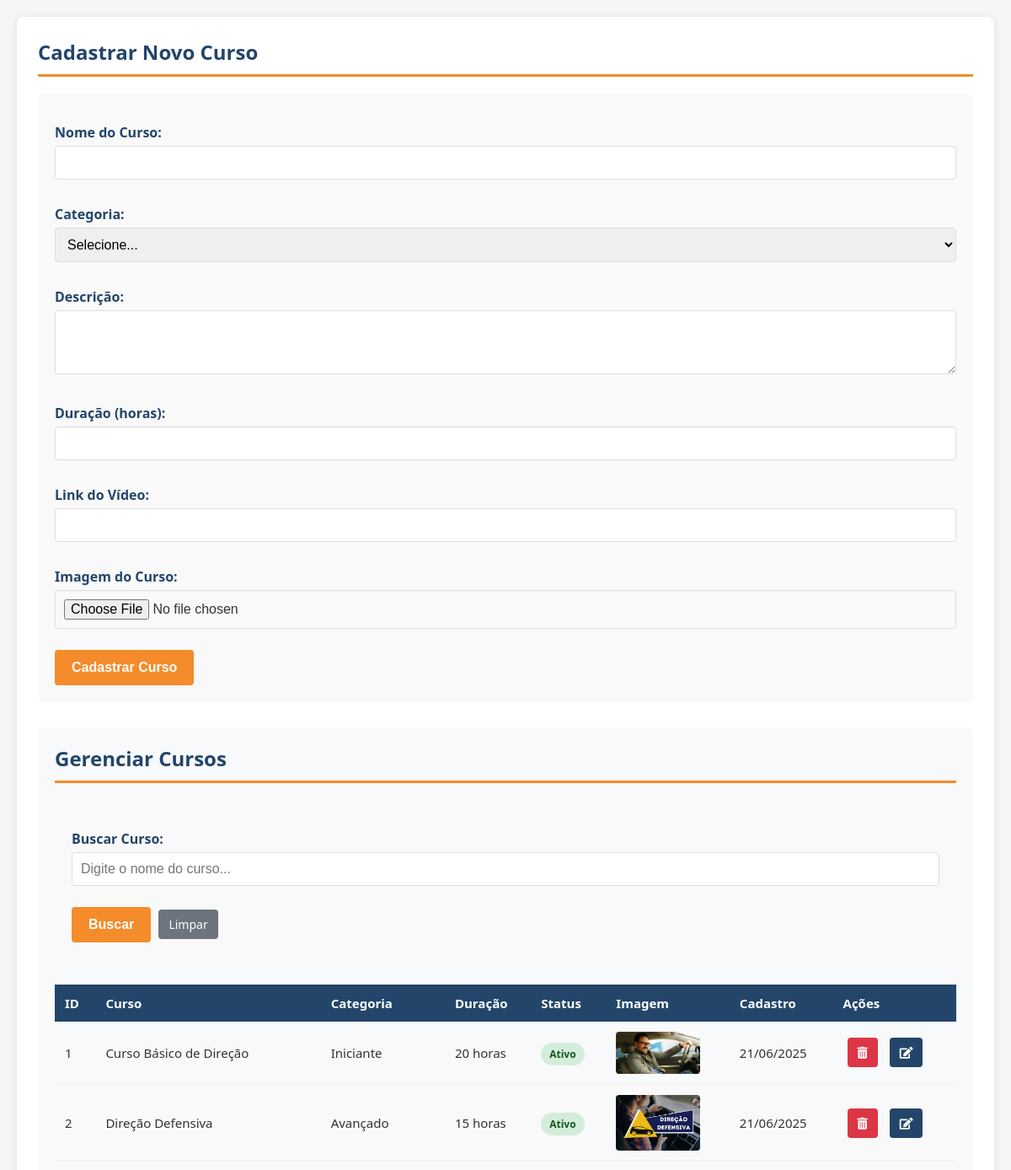
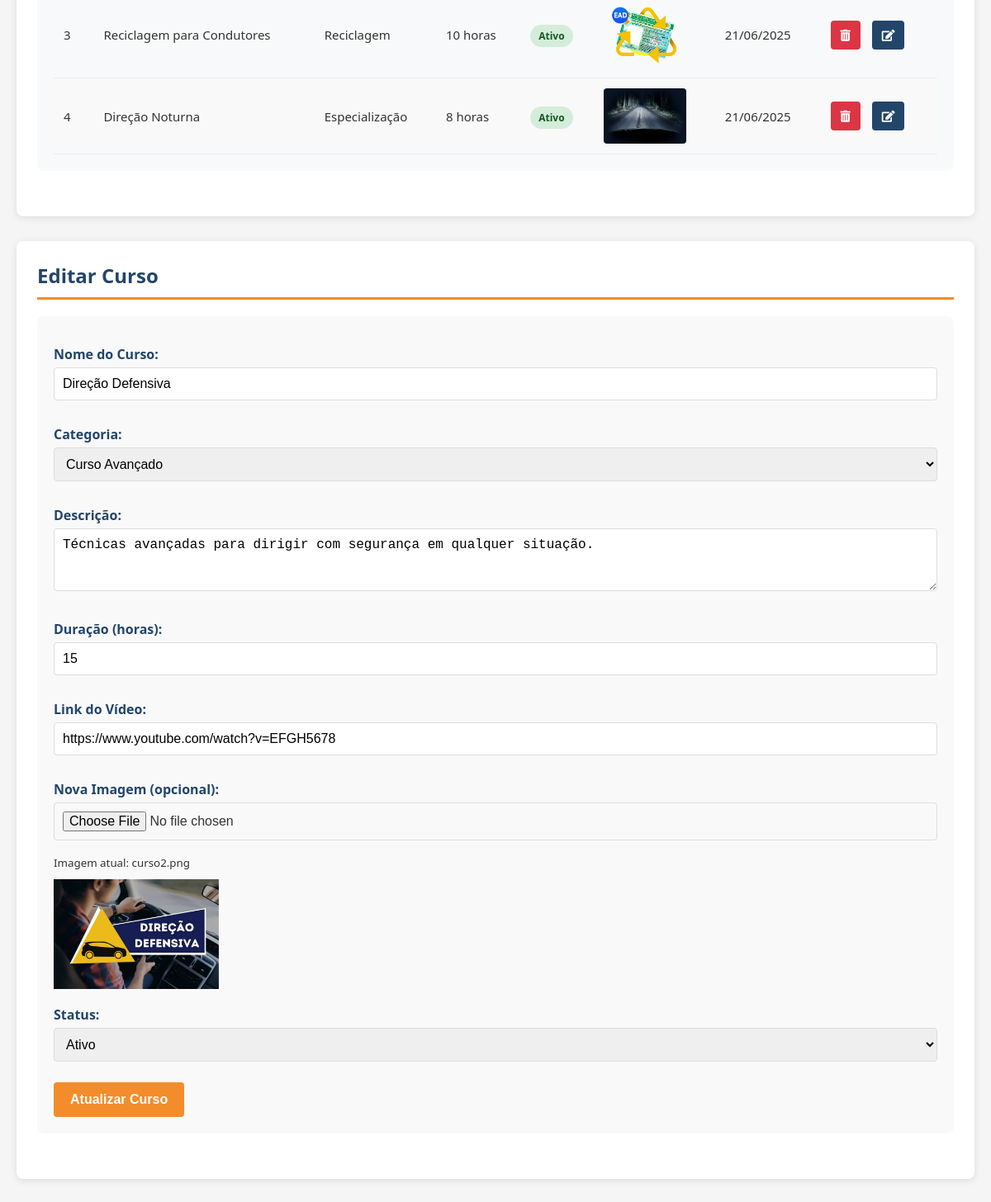
/inventory.php?id_cursod=2, run on the app's committed database (2 pictures, top to bottom).
### tables this page shows
CREATE TABLE `cursos` (
  `id_curso` int(11) NOT NULL AUTO_INCREMENT,
  `nome_curso` varchar(100) NOT NULL,
  `descricao` text NOT NULL,
  `duracao` int(11) NOT NULL COMMENT 'em horas',
  `imagem` varchar(255) NOT NULL,
  `link_video` varchar(255) NOT NULL,
  `categoria` varchar(50) DEFAULT NULL,
  `data_cadastro` timestamp NOT NULL DEFAULT current_timestamp(),
  `ativo` tinyint(1) NOT NULL DEFAULT 1,
  PRIMARY KEY (`id_curso`)
);

### inventory.php (the view, shortened to what this page needs)
<?php
include("include/connect.php");
?>
<!DOCTYPE html>
<html lang="pt-br">
<head>
    <link rel="stylesheet" href="https://pro.fontawesome.com/releases/v5.10.0/css/all.css"/>
</head>
<body>
    <div class="container1">
        <div class="form-container">
            <h2>Cadastrar Novo Curso</h2>
            <form id="insert-form" action="inventory.php" enctype="multipart/form-data" method="post">
                <label for="name">Nome do Curso:</label>
                <input type="text" id="name" name="name" required>
                <label for="categoria">Categoria:</label>
                <select id="categoria" name="categoria" required>
                    <option value="">Selecione...</option>
                </select>
                <label for="descricao">Descrição:</label>
                <textarea id="descricao" name="descricao" rows="3" required></textarea>
                <label for="duracao">Duração (horas):</label>
                <input type="number" id="duracao" name="duracao" min="1" required>
                <label for="link_video">Link do Vídeo:</label>
                <input type="url" id="link_video" name="link_video" required>
                <label for="photo">Imagem do Curso:</label>
                <input type="file" id="photo" name="photo" accept="image/*" required>
                <button name="ins" type="submit" class="insert-btn">Cadastrar Curso</button>
            </form>
        </div>
        <div class="search-container">
            <h2>Gerenciar Cursos</h2>
            <form id="search-form" action="inventory.php" method="get">
                <label for="search">Buscar Curso:</label>
                <input type="text" id="search" name="search" placeholder="Digite o nome do curso...">
                <button type="submit" class="insert-btn">Buscar</button>
                <a href="inventory.php" class="action-btn" style="background-color: #6c757d;">Limpar</a>
            </form>
            <div class="inventory-container">
                <table>
                    <thead>
                        <tr>
                            <th>ID</th>
                            <th>Curso</th>
                            <th>Categoria</th>
                            <th>Duração</th>
                            <th>Status</th>
                            <th>Imagem</th>
                            <th>Cadastro</th>
                            <th>Ações</th>
                        </tr>
                    </thead>
                    <tbody>
                        <?php
                        $query = "SELECT * FROM cursos";
                        $query .= " ORDER BY data_cadastro DESC";
                        $result = mysqli_query($con, $query);
                        while($row = mysqli_fetch_assoc($result)) {
                            $status_class = $row['ativo'] ? 'status-active' : 'status-inactive';
                            $status_text = $row['ativo'] ? 'Ativo' : 'Inativo';
                            echo "<tr>
                                <td>".$row['id_curso']."</td>
                                <td>".htmlspecialchars($row['nome_curso'])."</td>
                                <td>".htmlspecialchars($row['categoria'])."</td>
                                <td>".$row['duracao']." horas</td>
                                <td><span class='status-badge $status_class'>$status_text</span></td>
                                <td><img src='img/cursos/".htmlspecialchars($row['imagem'])."' class='curso-img'></td>
                                <td>".date('d/m/Y', strtotime($row['data_cadastro']))."</td>
                                <td>
                                    <a href='inventory.php?id_curso=".$row['id_curso']."' class='action-btn delete-btn' onclick='return confirm(\"Tem certeza que deseja excluir este curso?\")'>
                                        <i class='fas fa-trash-alt'></i>
                                    </a>
                                    <a href='inventory.php?id_cursod=".$row['id_curso']."' class='action-btn edit-btn'>
                                        <i class='fas fa-edit'></i>
                                    </a>
                                </td>
                            </tr>";
                        }
                        ?>
                    </tbody>
                </table>
            </div>
        </div>
    </div>
    <?php
    if(isset($_GET['id_cursod'])) {
        $id = (int)$_GET['id_cursod'];
        $query = "SELECT * FROM cursos WHERE id_curso = $id";
        $result = mysqli_query($con, $query);
        $row = mysqli_fetch_assoc($result);
        echo "<div class='container11'>
            <h2>Editar Curso</h2>
            <form id='update-form' action='inventory.php' enctype='multipart/form-data' method='post'>
                <input type='hidden' name='id_curso1' value='".$row['id_curso']."'>
                <input type='hidden' name='prevphoto' value='".htmlspecialchars($row['imagem'])."'>
                <label for='name1'>Nome do Curso:</label>
                <input type='text' id='name1' name='name1' value='".htmlspecialchars($row['nome_curso'])."' required>
                <label for='categoria1'>Categoria:</label>
                <select id='categoria1' name='categoria1' required>
                    <option value='Básico' ".($row['categoria']=='Básico'?'selected':'').">Curso Básico</option>
                    <option value='Avançado' ".($row['categoria']=='Avançado'?'selected':'').">Curso Avançado</option>
                    <option value='Especialização' ".($row['categoria']=='Especialização'?'selected':'').">Especialização</option>
                </select>
                <label for='descricao1'>Descrição:</label>
                <textarea id='descricao1' name='descricao1' rows='3' required>".htmlspecialchars($row['descricao'])."</textarea>
                <label for='duracao1'>Duração (horas):</label>
                <input type='number' id='duracao1' name='duracao1' value='".$row['duracao']."' min='1' required>
                <label for='link_video1'>Link do Vídeo:</label>
                <input type='url' id='link_video1' name='link_video1' value='".htmlspecialchars($row['link_video'])."' required>
                <label for='photo1'>Nova Imagem (opcional):</label>
                <input type='file' id='photo1' name='photo1' accept='image/*'>
                <small>Imagem atual: ".htmlspecialchars($row['imagem'])."</small>
                <div style='margin: 10px 0;'>
                    <img src='img/cursos/".htmlspecialchars($row['imagem'])."' style='max-width: 200px;'>
                </div>
                <label for='ativo1'>Status:</label>
                <select id='ativo1' name='ativo1'>
                    <option value='1' ".($row['ativo']?'selected':'').">Ativo</option>
                    <option value='0' ".(!$row['ativo']?'selected':'').">Inativo</option>
                </select>
                <button name='submitt' type='submit' class='insert-btn'>Atualizar Curso</button>
            </form>
        </div>";
    }
    ?>
</body>
</html>

### inventory.php (style rules this page uses)
:root { --driveup-orange: #F48C2B; --driveup-blue: #23456A; --light: #f8f9fa; }
body { font-family: 'Segoe UI', Tahoma, Geneva, Verdana, sans-serif; margin: 0; padding: 20px; background-color: #f5f5f5; color: #333; }
.container1, .container11 { background: white; border-radius: 8px; padding: 25px; margin-bottom: 30px; box-shadow: 0 2px 10px rgba(0,0,0,0.1); }
h1, h2 { color: var(--driveup-blue); border-bottom: 3px solid var(--driveup-orange); padding-bottom: 10px; margin-top: 0; }
form { margin-bottom: 30px; background: #f9f9f9; padding: 20px; border-radius: 8px; }
label { display: block; margin: 15px 0 5px; color: var(--driveup-blue); font-weight: 600; }
input, select, textarea { width: 100%; padding: 10px; margin-bottom: 15px; border: 1px solid #ddd; border-radius: 4px; box-sizing: border-box; font-size: 16px; }
button, .insert-btn { background-color: var(--driveup-orange); color: white; border: none; padding: 12px 20px; border-radius: 4px; cursor: pointer; font-size: 16px; font-weight: 600; margin-top: 10px; transition: background 0.3s; }
table { width: 100%; border-collapse: collapse; margin-top: 20px; font-size: 15px; }
th { background-color: var(--driveup-blue); color: white; padding: 12px; text-align: left; }
td { padding: 12px; border-bottom: 1px solid #eee; vertical-align: middle; }
tr:nth-child(even) { background-color: #f9f9f9; }
img.curso-img { max-width: 100px; height: auto; border-radius: 4px; display: block; }
.action-btn { padding: 8px 12px; font-size: 14px; margin: 0 5px; color: white; text-decoration: none; border-radius: 4px; display: inline-block; }
.delete-btn { background-color: #dc3545; }
.edit-btn { background-color: var(--driveup-blue); }
.search-container { background: var(--light); padding: 20px; border-radius: 8px; margin-bottom: 30px; }
.status-badge { padding: 5px 10px; border-radius: 20px; font-size: 12px; font-weight: bold; }
.status-active { background-color: #d4edda; color: #155724; }

### data on the page
cursos: id_curso "1", nome_curso "Curso Básico de Direção", categoria "Iniciante", duracao "20", ativo "Ativo", imagem (picture), data_cadastro "21/06/2025"
cursos: id_curso "2", nome_curso "Direção Defensiva", categoria "Avançado", duracao "15", ativo "Ativo", imagem (picture), data_cadastro "21/06/2025", name1 "Direção Defensiva", categoria1 "Curso Avançado", descricao1 "Técnicas avançadas para dirigir com segurança em qualquer situação.", duracao1 "15", link_video1 "https://www.youtube.com/watch?v=EFGH5678", imagem "curso2.png", ativo1 "Ativo"
cursos: id_curso "3", nome_curso "Reciclagem para Condutores", categoria "Reciclagem", duracao "10", ativo "Ativo", imagem (picture), data_cadastro "21/06/2025"
cursos: id_curso "4", nome_curso "Direção Noturna", categoria "Especialização", duracao "8", ativo "Ativo", imagem (picture), data_cadastro "21/06/2025"
